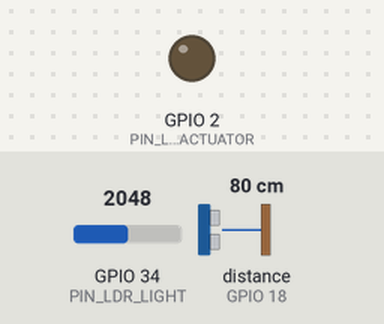
A sketch run on a simulated ESP32. On the bench: output pins drawn as LEDs (lit = HIGH). Wiring (inferred from the names in the program): ultrasonic range finder: trigger GPIO 5; echo GPIO 18. Inputs (shaded band) come from the test bench; at power-on: GPIO 34 (PIN_LDR_LIGHT) = 2048, distance to the obstacle (sensor on GPIO 18) 80 cm. The echo pulse lasts 58.3 µs per cm; WiFi joins after 1.5 s; servers stay silent unless stated; uploads are accepted with an empty reply; pins used as bus, display or sensor lines are not drawn; what the sketch prints to the serial monitor is not drawn.

Above: at 0.0 s.
At 2.6 s:
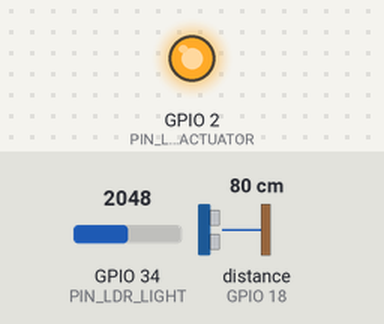
Timing chart, 0 to 4.5 s (numbered marks = the images above):
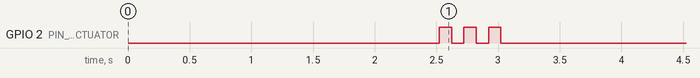

The sketch:

esp32_sensors_http.ino
```cpp
/*
 ============================================================================
  PROYECTO: ESP32 HTTP Lab - Cliente IoT para Demostración Educativa
  OBJETIVO: Enseñar el funcionamiento del protocolo HTTP (Cliente -> Servidor),
            métodos POST y GET, cabeceras (Headers), JSON y códigos de estado.
  COMPATIBLE: ESP32 DevKit v1, ESP32-WROOM-32, NodeMCU ESP32.
  SERVIDOR: Next.js desplegado localmente con Dokploy o Docker (puerto 3000).
 ============================================================================
*/

#include <WiFi.h>
#include <HTTPClient.h>

// --------------------------------------------------------------------------
// 1. CONFIGURACIÓN DE RED WIFI (Misma red donde corre Dokploy/Next.js)
// --------------------------------------------------------------------------
const char* WIFI_SSID     = "TU_NOMBRE_DE_WIFI";
const char* WIFI_PASSWORD = "TU_PASSWORD_WIFI";

// --------------------------------------------------------------------------
// 2. CONFIGURACIÓN DEL SERVIDOR DOKPLOY / NEXT.JS
//    IMPORTANTE: Coloca la IP local de la computadora/servidor que corre Dokploy.
//    Ejemplo: "http://192.168.1.100:3000"
//    (Puedes saber la IP ejecutando 'ip a' o 'hostname -I' en Linux/Dokploy)
// --------------------------------------------------------------------------
const char* SERVER_BASE_URL = "http://192.168.1.100:3000";

// Identificador único para este ESP32 en el aula
const char* DEVICE_ID = "esp32-aula-lab1";

// Intervalo de envío de telemetría en milisegundos (ej: cada 3 segundos)
const unsigned long SEND_INTERVAL_MS = 3000;
unsigned long lastSendTime = 0;

// --------------------------------------------------------------------------
// 3. PINES DE SENSORES Y ACTUADORES
//    NOTA DIDÁCTICA:
//    - El ESP32 tiene ADC1 (GPIOs 32-39) y ADC2 (GPIOs 0, 2, 4, 12-15, 25-27).
//    - El ADC2 NO puede usarse mientras el WiFi esté transmitiendo.
//    - Por eso, el sensor LDR DEBE conectarse a un pin de ADC1 (ej: GPIO 34 o 36).
// --------------------------------------------------------------------------
const int PIN_LDR_LIGHT      = 34; // Entrada analógica ADC1 para sensor de luz LDR
const int PIN_TRIG_ULTRASONIC = 5;  // Salida Trigger para HC-SR04
const int PIN_ECHO_ULTRASONIC = 18; // Entrada Echo para HC-SR04
const int PIN_LED_ACTUATOR    = 2;  // LED integrado del ESP32 (GPIO 2)

// ==========================================================================
// FUNCIONES DE HARDWARE (SENSORES Y ACTUADORES)
// ==========================================================================

// Leer sensor de luz LDR y convertir a valor representativo (0 a 1000 lux aprox.)
float leerSensorLuz() {
  int rawAdc = analogRead(PIN_LDR_LIGHT); // 0 a 4095 en ESP32 (12 bits)

  // Mapeo didáctico: mayor luminosidad = menor resistencia = lectura analógica
  // Ajuste según circuito de divisor de tensión (LDR + resistencia 10k)
  float lux = map(rawAdc, 0, 4095, 20, 1200);
  if (lux < 0) lux = 0;
  return lux;
}

// Leer sensor de proximidad ultrasónico HC-SR04 (distancia en centímetros)
float leerProximidadCm() {
  // Disparar pulso de 10 microsegundos en pin Trigger
  digitalWrite(PIN_TRIG_ULTRASONIC, LOW);
  delayMicroseconds(2);
  digitalWrite(PIN_TRIG_ULTRASONIC, HIGH);
  delayMicroseconds(10);
  digitalWrite(PIN_TRIG_ULTRASONIC, LOW);

  // Medir el tiempo de ida y vuelta del rebote sónico en microsegundos
  // Timeout de 30000 µs (aprox. 5 metros)
  long duracionUs = pulseIn(PIN_ECHO_ULTRASONIC, HIGH, 30000);

  if (duracionUs == 0) {
    // Si no hay eco dentro del tiempo límite, devolvemos 100 cm (lejos)
    return 100.0;
  }

  // Velocidad del sonido = 343 m/s = 0.0343 cm/µs
  // Distancia = (tiempo * velocidad) / 2
  float distanciaCm = (duracionUs * 0.0343) / 2.0;
  return distanciaCm;
}

// ==========================================================================
// FUNCIONES DE COMUNICACIÓN HTTP
// ==========================================================================

// Enviar telemetría por HTTP POST al servidor Next.js
void enviarTelemetriaHttp(float luz, float proximidad) {
  if (WiFi.status() != WL_CONNECTED) {
    Serial.println("[HTTP] WiFi desconectado. Reintentando conexion...");
    return;
  }

  HTTPClient http;
  String url = String(SERVER_BASE_URL) + "/api/sensors";

  Serial.println("\n--------------------------------------------------");
  Serial.print("[HTTP] 1. Iniciando peticion POST hacia: ");
  Serial.println(url);

  http.begin(url);

  // Cabeceras HTTP obligatorias para APIs REST
  http.addHeader("Content-Type", "application/json");
  http.addHeader("User-Agent", "ESP32-HTTP-Client/1.0 (Educativo)");
  http.setTimeout(4000); // 4 segundos de timeout

  // Construcción manual del JSON (sin necesidad de instalar librerías externas)
  String jsonPayload = "{";
  jsonPayload += "\"deviceId\":\"" + String(DEVICE_ID) + "\",";
  jsonPayload += "\"light\":" + String(luz, 1) + ",";
  jsonPayload += "\"lightUnit\":\"lux\",";
  jsonPayload += "\"proximity\":" + String(proximidad, 1) + ",";
  jsonPayload += "\"proximityUnit\":\"cm\",";
  jsonPayload += "\"battery\":95";
  jsonPayload += "}";

  Serial.print("[HTTP] 2. Enviando Headers & Payload JSON: ");
  Serial.println(jsonPayload);

  unsigned long requestStartTime = millis();

  // Ejecución de la petición HTTP POST
  int httpResponseCode = http.POST(jsonPayload);
  unsigned long latency = millis() - requestStartTime;

  Serial.print("[HTTP] 3. Codigo de Respuesta HTTP recibido: ");
  Serial.print(httpResponseCode);
  Serial.print(" (Tiempo de ida y vuelta: ");
  Serial.print(latency);
  Serial.println(" ms)");

  if (httpResponseCode > 0) {
    // Lectura de la respuesta enviada por Next.js
    String responseString = http.getString();
    Serial.print("[HTTP] 4. Cuerpo de la respuesta (JSON del servidor): ");
    Serial.println(responseString);

    // DIDÁCTICA: Inspección simple de comando para el LED recibido en la respuesta
    // El servidor devuelve: "actuators":{"led":true,"buzzer":false}
    if (responseString.indexOf("\"led\":true") != -1) {
      digitalWrite(PIN_LED_ACTUATOR, HIGH);
      Serial.println("[ACTUADOR] -> Servidor ordenó: ENCENDER LED (GPIO 2)");
    } else if (responseString.indexOf("\"led\":false") != -1) {
      digitalWrite(PIN_LED_ACTUATOR, LOW);
      Serial.println("[ACTUADOR] -> Servidor ordenó: APAGAR LED (GPIO 2)");
    }
  } else {
    Serial.print("[HTTP ERROR] Fallo al enviar peticion: ");
    Serial.println(http.errorToString(httpResponseCode).c_str());
    Serial.println("  Pistas de solucion:");
    Serial.println("  1. Verifica que la IP del servidor sea correcta y este en la misma red.");
    Serial.println("  2. Verifica que el puerto 3000 este abierto en el firewall de Dokploy.");
  }

  http.end(); // Liberar recursos del socket
}

// ==========================================================================
// CONFIGURACIÓN PRINCIPAL (SETUP)
// ==========================================================================
void setup() {
  Serial.begin(115200);
  delay(1000);

  Serial.println("\n==================================================");
  Serial.println("    ESP32 HTTP LAB - APRENDIENDO LA WEB CON IOT   ");
  Serial.println("==================================================");

  // Configuración de Pines
  pinMode(PIN_LDR_LIGHT, INPUT);
  pinMode(PIN_TRIG_ULTRASONIC, OUTPUT);
  pinMode(PIN_ECHO_ULTRASONIC, INPUT);
  pinMode(PIN_LED_ACTUATOR, OUTPUT);
  digitalWrite(PIN_LED_ACTUATOR, LOW);

  // Conexión WiFi
  Serial.print("[WIFI] Conectando a red: ");
  Serial.println(WIFI_SSID);

  WiFi.mode(WIFI_STA);
  WiFi.begin(WIFI_SSID, WIFI_PASSWORD);

  int intentos = 0;
  while (WiFi.status() != WL_CONNECTED && intentos < 30) {
    delay(500);
    Serial.print(".");
    intentos++;
  }

  if (WiFi.status() == WL_CONNECTED) {
    Serial.println("\n[WIFI] ¡Conectado exitosamente!");
    Serial.print("[WIFI] Direccion IP asignada al ESP32: ");
    Serial.println(WiFi.localIP());
    Serial.print("[WIFI] Puerta de enlace (Router): ");
    Serial.println(WiFi.gatewayIP());
    Serial.print("[WIFI] MAC Address: ");
    Serial.println(WiFi.macAddress());

    // Parpadeo de confirmación en el LED
    for (int i = 0; i < 3; i++) {
      digitalWrite(PIN_LED_ACTUATOR, HIGH);
      delay(100);
      digitalWrite(PIN_LED_ACTUATOR, LOW);
      delay(100);
    }
  } else {
    Serial.println("\n[WIFI ERROR] No se pudo conectar a la red WiFi.");
    Serial.println("Verifica el nombre SSID y la contrasena.");
  }
}

// ==========================================================================
// BUCLE PRINCIPAL (LOOP)
// ==========================================================================
void loop() {
  unsigned long now = millis();

  if (now - lastSendTime >= SEND_INTERVAL_MS) {
    lastSendTime = now;

    // 1. Tomar lecturas de los sensores físicos
    float luz = leerSensorLuz();
    float proximidad = leerProximidadCm();

    Serial.println("\n[SENSORES] Lecturas actuales:");
    Serial.print("  - Luz: ");
    Serial.print(luz, 1);
    Serial.println(" lux");
    Serial.print("  - Proximidad: ");
    Serial.print(proximidad, 1);
    Serial.println(" cm");

    // 2. Transmitir por HTTP al servidor Next.js
    enviarTelemetriaHttp(luz, proximidad);
  }

  // Pequeño descanso para el procesador y tareas de fondo de FreeRTOS
  delay(10);
}
```
